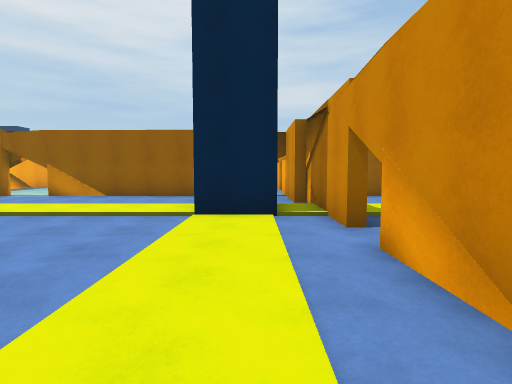
[1] (above)

21 first-person views from a walk through a 3-D level made in the Unity game engine. The camera is 1.5 m above the floor, tilts 4° down and sees 80° across. The floor is counted in squares, 2 m on a side. Each view is taken from the middle of a square. On the plan, view 1 faces up. The plan holds only what a view shows up to about 10 squares ahead; the rest is blank. The place goes on beyond the plan. The player is left out.

[2]
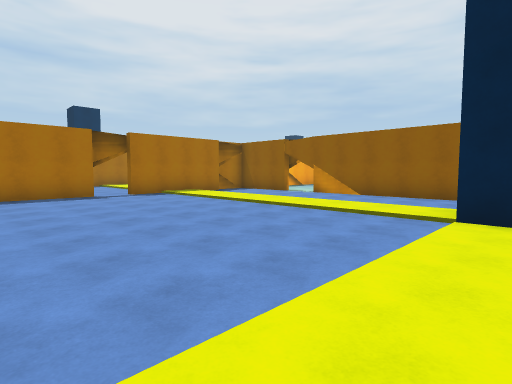

[3]
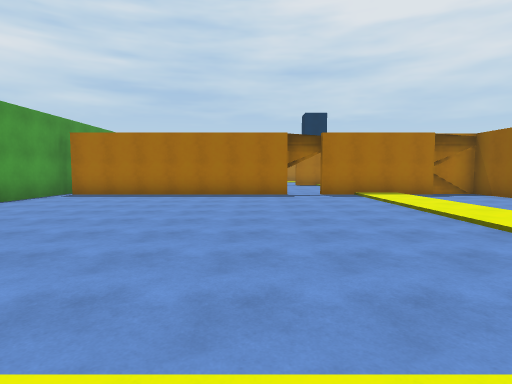

[4]
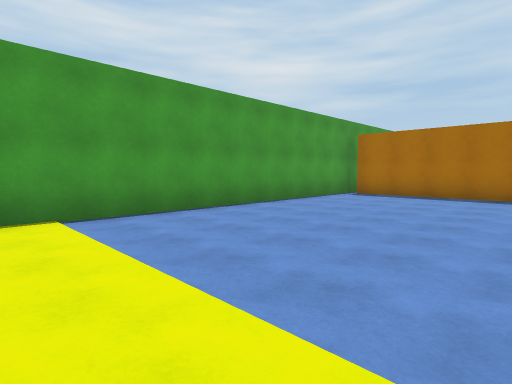

[5]
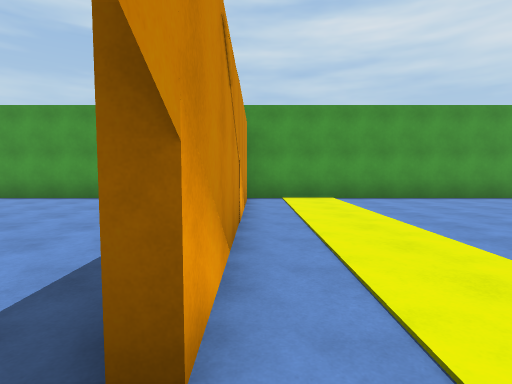

[6]
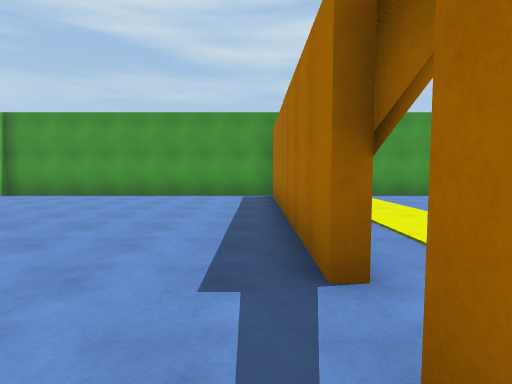

[7]
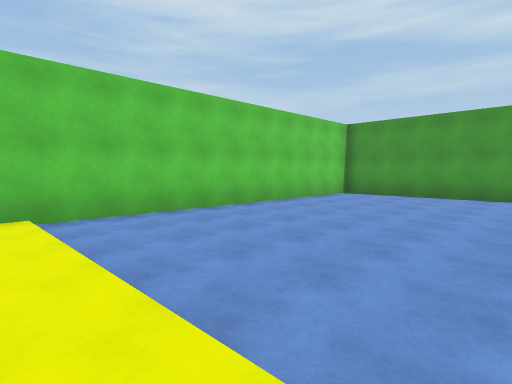

[8]
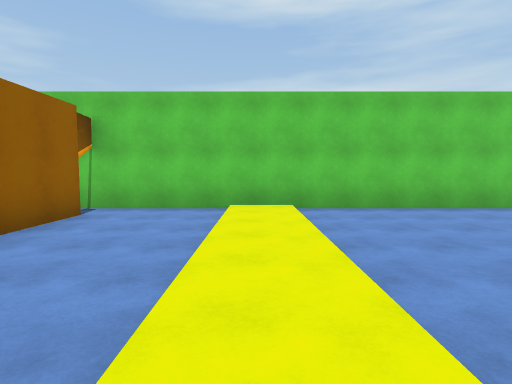

[9]
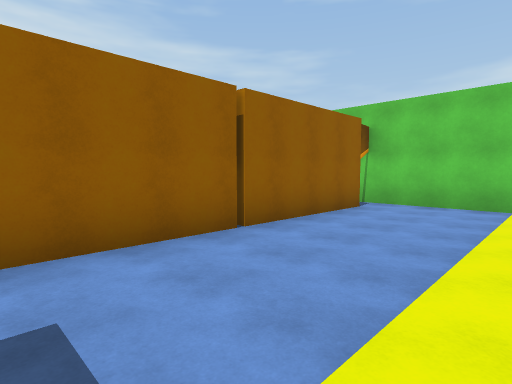

[10]
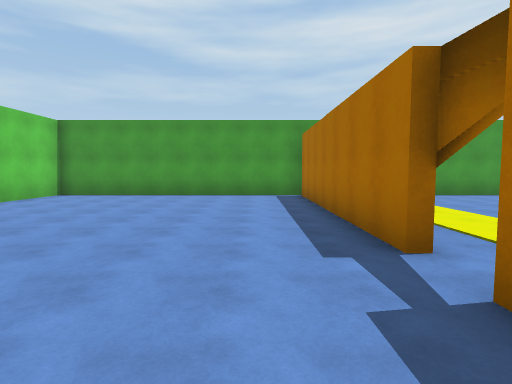

[11]
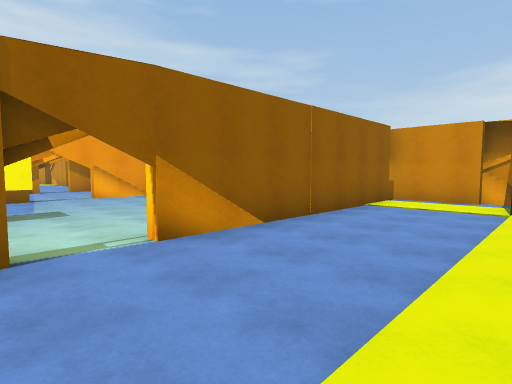

[12]
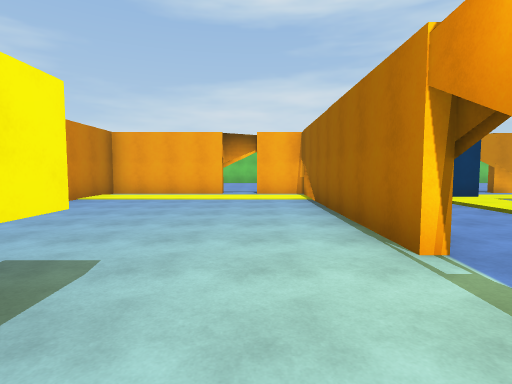

[13]
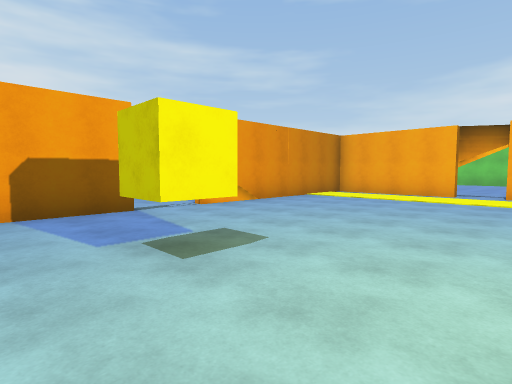

[14]
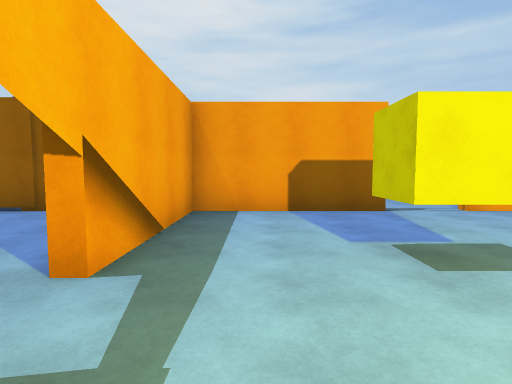

[15]
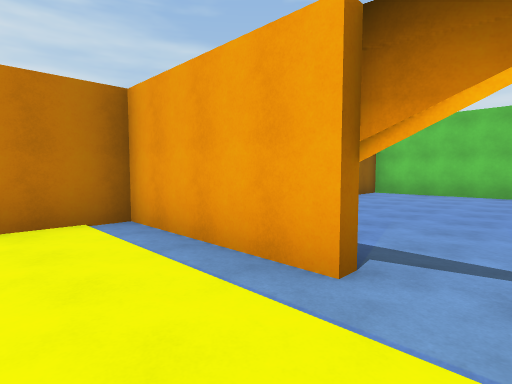

[16]
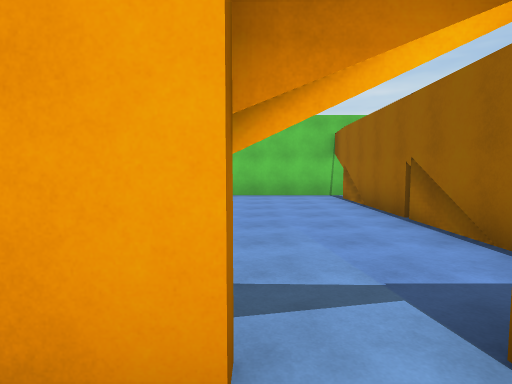

[17]
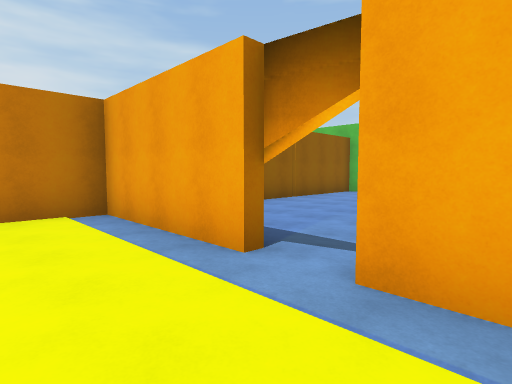

[18]
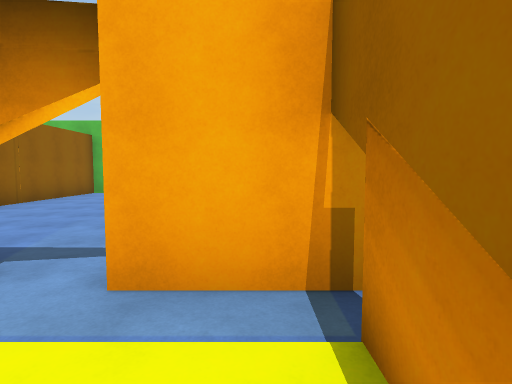

[19]
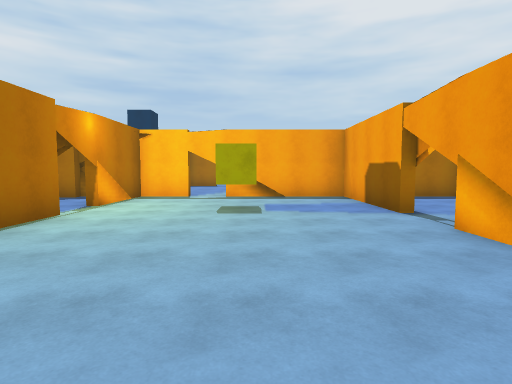

[20]
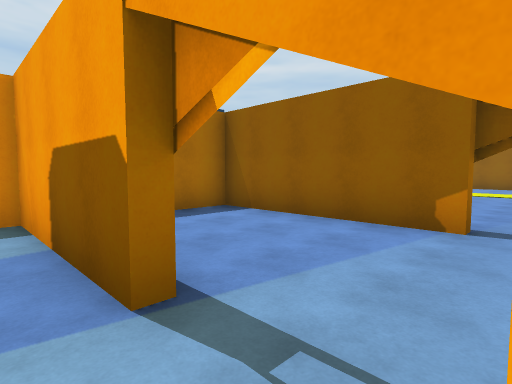

[21]
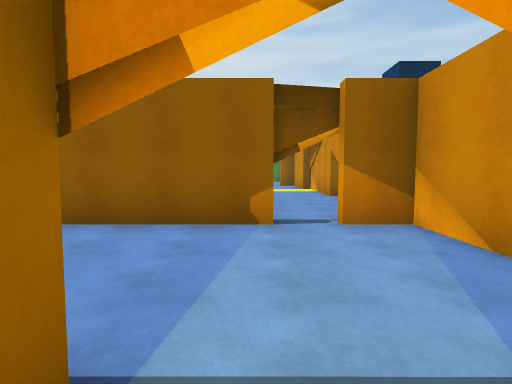

### Floor plan
Key: @ floor where view 1 was taken; # wall or solid block; x gap in a wall; . floor; / step, stairs or slope.
Columns run from 10 left of view 1 to 10 right of it. Each row starts with its distance up from view 1.
 27    ..
 26    ..
 25    ...#
 24     ..#
 23     ..
 22     ..
 21     ..
 20     ..#
 19 #####.#
 18 #.....#
 17 #.....#
 16 ####.#######   ######
 15 #..........#  ......#
 14 #..........# .......#
 13 #..........#........#
 12 #..........x........#
 11 #..........x........#
 10 #..........#........#
  9 ###.######x####x###.#
  8 #..........#........#
  7 #..........#........#
  6 #........###........#
  5 #/////////.#////////#
  4 ....................#
  3 #..........#........#
  2 #..........#........#
  1 #..........#........#
  0 #.........@#........#
 -1 #..........#........#
 -2 #..........#........#
 -3 #..........#........#
 -4 #..........#........#
 -5 #####################

Where each view was taken, in squares from view 1:
view 1: 0 up, 0 right, facing up
view 2: 0 up, 0 right, facing up-left
view 3: 2 up, 0 right, facing left
view 4: 1 up, 0 right, facing down-left
view 5: 4 up, 1 right, facing down
view 6: 5 up, 2 right, facing down
view 7: 6 up, 4 right, facing down-right
view 8: 6 up, 3 right, facing right
view 9: 6 up, 2 right, facing up-right
view 10: 6 up, 3 right, facing down
view 11: 6 up, 8 left, facing up-right
view 12: 11 up, 9 left, facing right
view 13: 10 up, 9 left, facing up-right
view 14: 10 up, 9 left, facing up
view 15: 11 up, 1 left, facing up-right
view 16: 12 up, 0 right, facing right
view 17: 10 up, 1 left, facing up-right
view 18: 10 up, 1 left, facing right
view 19: 13 up, 1 left, facing left
view 20: 15 up, 5 left, facing up-left
view 21: 15 up, 6 left, facing up
